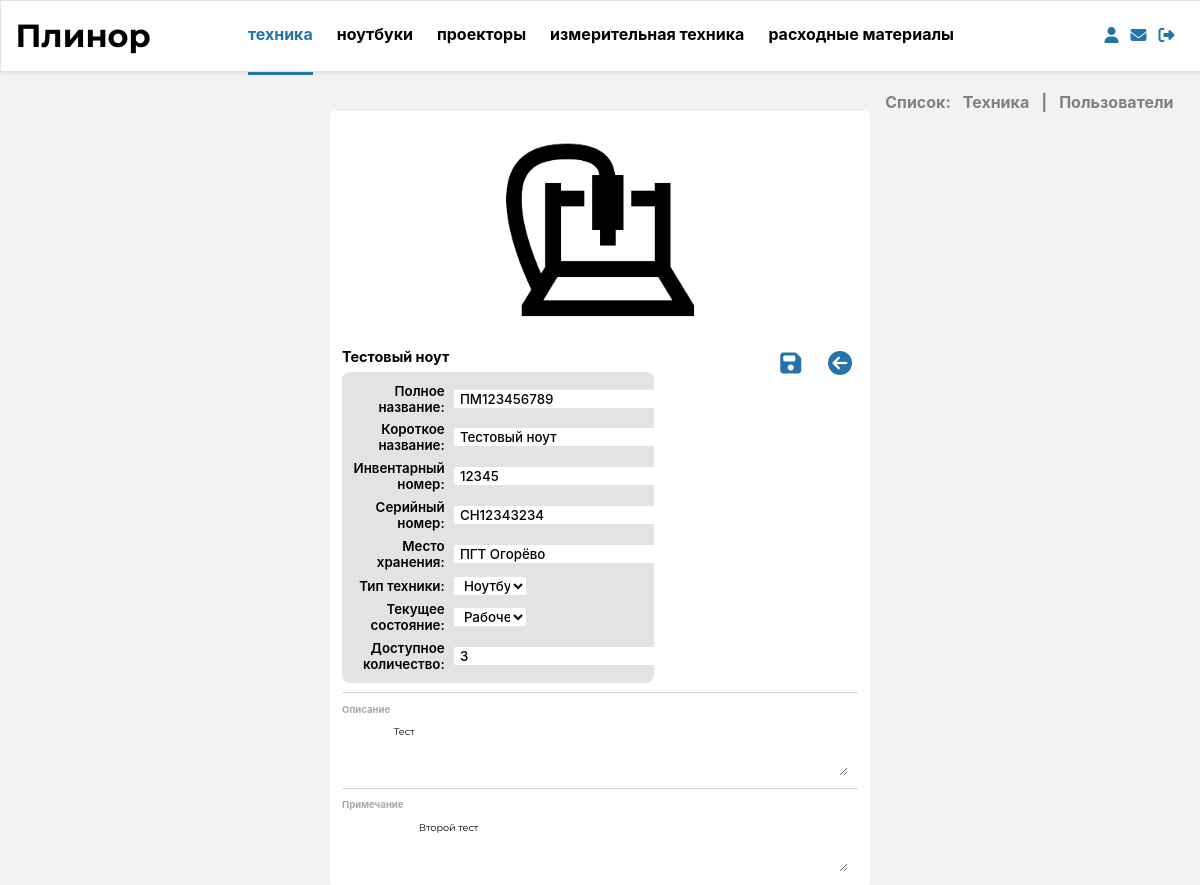
Screenshot of /article/change/5 (signed in) with the database file from the repository.
### tables this page shows
CREATE TABLE `technic` (
  `id` int(11) NOT NULL,
  `inv_id` text NOT NULL,
  `model_full` text NOT NULL,
  `model_short` text NOT NULL,
  `serial_id` text NOT NULL,
  `model_opt` text,
  `model_cond` text,
  `stg_name` text NOT NULL,
  `model_work` int(11) NOT NULL,
  `model_reserve` int(11) NOT NULL,
  `amount` int(11) NOT NULL DEFAULT '1',
  `photo_gall` text,
  `typ` int(11) NOT NULL
);

### bizz/view/view_form.php (called while the page is built)
<?php
include "bizz/view/view_hat.php";
include "bizz/view/view_menu.php";
include "bizz/view/$content_view";

### bizz/core/view.php (called while the page is built)
<?php
class View
{
    function generate($content_view, $template_view, $data = null)
    {
        include 'bizz/view/'.$template_view;
    }
}

### bizz/controler/controller_article.php (called while the page is built, shortened)
<?php
class Controller_Article extends Controller
{
    var $model_main = NULL;
    public function __construct($way)
    {
        $this->model_main = new Model_main();
    }
    function action_change(){
        $data = $this->model_main->model_load(0,$this->way[START_POSITION + 2]);
        $this->view->generate('view_tech_update.php', 'view_form.php', $data);
    }
}

### bizz/bootstrap.php (called while the page is built, shortened)
<?php
require_once 'core/model.php';
require_once 'core/view.php';
Route::start($routes);

### index.php (called while the page is built, shortened)
<?php
$routes = explode('/', $_SERVER['SERVER_NAME'].$_SERVER['REQUEST_URI']);
require_once 'bizz/bootstrap.php';

### bizz/core/model.php (called while the page is built, shortened)
<?php
class Model
{
    function __construct()
    {
        $this->db = new MySQL("localhost", "root","root","plinor");
    }
}

### bizz/model/model_main.php (called while the page is built, shortened)
<?php
class Model_main extends Model
{
    public function model_load($tag,$where)
    {
        $cond='';
        if ($where != 0)
            $cond = "WHERE id=" . $where;
        $result[0] = $this->db->query("SELECT * FROM technic $cond");
        return $result;
    }
}

### bizz/core/MySQL.php (called while the page is built)
<?php
class MySQL extends mysqli
{
    public static $request=array();
    public  function query($req,$resultmode = MYSQLI_STORE_RESULT){
        array_unshift(self::$request,$req);
        return parent::query($req);
    }
}

### bizz/view/view_tech_update.php (the view, shortened to what this page needs)
<?php foreach ($data[0] as $value):?>
<form name="art_change" method="post" action="<?php echo URL_BASE;?>/article/com_change/<?php echo $value['id'];?>">
<article class="article">
    <div class="artic_visual">
        <img src="
                            <?php
        switch($value['typ']){
            case 3: echo URL_BASE."/pic/orig/machine.png";break;
        }
        ?>">
    </div>
    <div class="artic_top">
    <h1> <?php echo $value['model_short'];?></h1>
        <div>
            <?php if(isset($_SESSION['RULES'])&&($_SESSION['RULES']>=3)):?>
                <button id = "fa_buttons"><span class ="fas fa-save"></span></button>
            <?php endif;?>
         <?php if(isset($_SESSION['RULES'])&&($_SESSION['RULES']>=4)):?>
            <a href="<?php echo URL_BASE;?>/article/index/<?php echo $value['id'];?>">
                <button id = "fa_buttons"><span class ="fas fa-arrow-circle-left"></span></button>
            </a>
            <?php endif;?>
        </div>
    </div>
    <div class="artic_atten">
        <table>
            <tr>
                <td>Полное название:</td>
                <td><input type="text" class="artic_input" name="mf" value="<?php echo $value['model_full'];?>"></td>
            </tr>
            <tr>
                <td>Короткое название:</td>
                <td><input type="text" class="artic_input" name="ms" value="<?php echo $value['model_short'];?>"></td>
            </tr>
            <tr>
                <td>Инвентарный номер:</td>
                <td><input type="text" class="artic_input" name="iid" value="<?php echo $value['inv_id'];?>"></td>
            </tr>
            <tr>
                <td>Серийный номер:</td>
                <td><input type="text" class="artic_input" name="sid" value="<?php echo $value['serial_id'];?>"></td>
            </tr>
            <tr>
                <td>Место хранения:</td>
                <td><input type="text" class="artic_input" name="stg" value="<?php echo $value['stg_name'];?>"></td>
            </tr>
            <tr>
                <td>Тип техники:</td>
                <td>
                    <select class="artic_input" name="type">
                        <option value="1" <?php if($value['typ']==0): echo 'selected'; endif;?>>Ноутбук</option>
                    </select>
                </td>
            </tr>
            <tr>
                <td>Текущее состояние:</td>
                <td>
                    <select class="artic_input" name="work">
                        <option value="0" <?php if($value['model_work']==0): echo 'selected'; endif;?>>Рабочее</option>
                    </select>
                </td>
            </tr>
            <tr>
                <td>Доступное количество:</td>
                <td><input type="number" name="amount" class="artic_input" min="0" value="<?php echo $value['amount'];?>"></td>
            </tr>
        </table>
    </div>
    <hr>
     <h2>Описание</h2>
    <p>
        <textarea name="opt" class="artic_textarea">
    <?php echo $value['model_opt'];?>
        </textarea>
    </p>
    <hr>
    <h2>Примечание</h2>
    <p>
        <textarea name="cond" class="artic_textarea">
    <?php echo $value['model_cond'];?>
        </textarea>
    </p>
</article>
</form>
<?php endforeach;?>

### css/landing.css (style rules this page uses)
html { height: 100%; margin: 0; padding: 0; }
article { margin: 0 auto; margin-top: 70px; position: relative; width: 65vw; padding: 0.5vw 1vw; display: flex; flex-direction: column; font-family: -apple-system, BlinkMacSystemFont, "Segoe UI", Roboto, "Helvetica Neue", Arial, "Noto Sans", serif; height: 100%; }
article div { margin: 0.5vw 0vw 0 0; }
a { font-weight: 700; text-decoration: none; color: black; }

### css/menu.css (style rules this page uses)
body { font-family: PF Regal, PF Regal Text Pro, Georgia, serif; margin: 0 0; background: rgb(242, 242, 242); overflow-x: hidden; }

### css/article.css (style rules this page uses)
.article { border-radius: 4px; display: flex; width: 45vw; font-size: 0.8vw; text-align: justify; position: relative; background: white; padding: 0 0 0.5vw 0; }
.artic_visual { text-align: center; }
.artic_visual img { width: 40%; }
.article hr { width: 95%; size: 1vw; color: rgb(17, 21, 127); opacity: 40%; }
.article p, h1 { margin: 0.4vw 1vw; }
.article p { text-indent: 1vw; }
.article h1 { font-size: 1.2vw; font-family: -apple-system, BlinkMacSystemFont, "Segoe UI", Roboto, "Helvetica Neue", Arial, "Noto Sans", serif; }
.article h2 { margin: 0.4vw 1vw; font-size: 0.8vw; font-weight: bold; font-family: -apple-system, BlinkMacSystemFont, "Segoe UI", Roboto, "Helvetica Neue", Arial, "Noto Sans", serif; color: darkgray; }
.artic_top { display: flex; flex-direction: row; height: 1.8vw; align-items: center; justify-content: space-between; position: relative; }
.artic_top div { height: inherit; }
.artic_top a { width: 2vw; height: 100%; position: relative; }
.artic_atten { margin: 0.4vw 1vw; border-radius: 8px; background: rgba(180, 178, 178, 0.37); padding: 0.5vw 0.5vw; font-size: 10pt; max-width: 25vw; font-weight: bold; }
.artic_atten td { padding: 0.2vw 0.3vw; }
.artic_atten td:nth-child(2n+1) { font-weight: 600; text-align: right; }
.artic_atten td:nth-child(2n) { font-weight: 500; text-align: left; }
.artic_atten .artic_input { background: white; padding-left: 6px; border-radius: 2px; border: 0; font-size: 10pt; font-family: -apple-system, BlinkMacSystemFont, "Segoe UI", Roboto, "Helvetica Neue", Arial, "Noto Sans", serif; font-weight: 500; }
.artic_atten select.artic_input { width: 6vw; }
.artic_atten option { background: none; border: 0; font-size: 0.7vw; font-family: -apple-system, BlinkMacSystemFont, "Segoe UI", Roboto, "Helvetica Neue", Arial, "Noto Sans", serif; font-weight: bold; }
.article p { width: 43vw; position: relative; padding: 0; }
.article p .artic_textarea { width: 95%; min-height: 4vw; margin: 0; border: 0; resize: vertical; font-size: 0.8vw; font-family: Monc; }
#fa_buttons { border: none; background-color: white; color: #2574A9; font-size: 24px; margin-right: 12px; }

### rows the page displays
technic: model_short "Тестовый ноут", mf "ПМ123456789", ms "Тестовый ноут", iid "12345", sid "СН12343234", stg "ПГТ Огорёво", work "Рабочее", amount "3", opt "Тест", cond "Второй тест"
